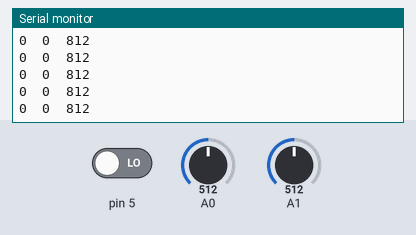
The sketch below on a simulated Arduino Leonardo, built with avr-gcc and run on an emulated ATmega32U4. Shown: the last lines printed to the serial monitor. Inputs (shaded band) come from the test bench; at power-on: pin 5 LOW, A0 = 512, A1 = 512. USB keyboard and mouse output is not drawn.

Above: at 1.2 s.
1.3 s: pin 5 driven HIGH
At 2.4 s:
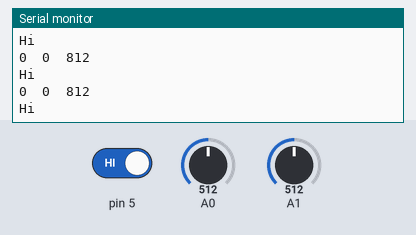
2.8 s: A0 set to 306
At 3.4 s:
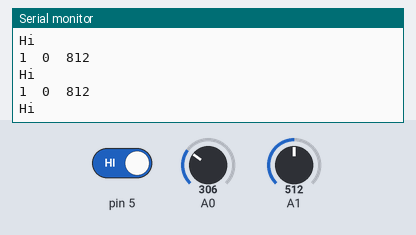

Measured:
- after the input at 1.3 s, the serial monitor: prints a new line at once (image 1)
- after the input at 2.8 s, the serial monitor: prints a new line at once (image 2)

The sketch:

mouseNew.ino
```cpp
#include<Mouse.h>

int a,b,x,y,avg;
void setup() {

  Serial.begin(9600);
  pinMode(5,INPUT);
  Mouse.begin();
  calibration();
}

void loop() {

  int x = analogRead(A0);
  int y = analogRead(A1);

  x = constrain(x,100,500);
  y = constrain(y,100,500);

  x = map(x,100,a,2,-2);
  y = map(y,100,a,2,-2);

  Serial.print(x);
  Serial.print("  ");
  Serial.print(y);
  Serial.print("  ");
  Serial.println(a);

   if(digitalRead(5) == HIGH){
     Mouse.move(x, y, 0);
     Serial.println("Hi");
  }
  delay(2);
}

void calibration(){

  x = analogRead(A0);
  y = analogRead(A1);
  avg = (x+y)/2;
  a = avg+300;
}
```
